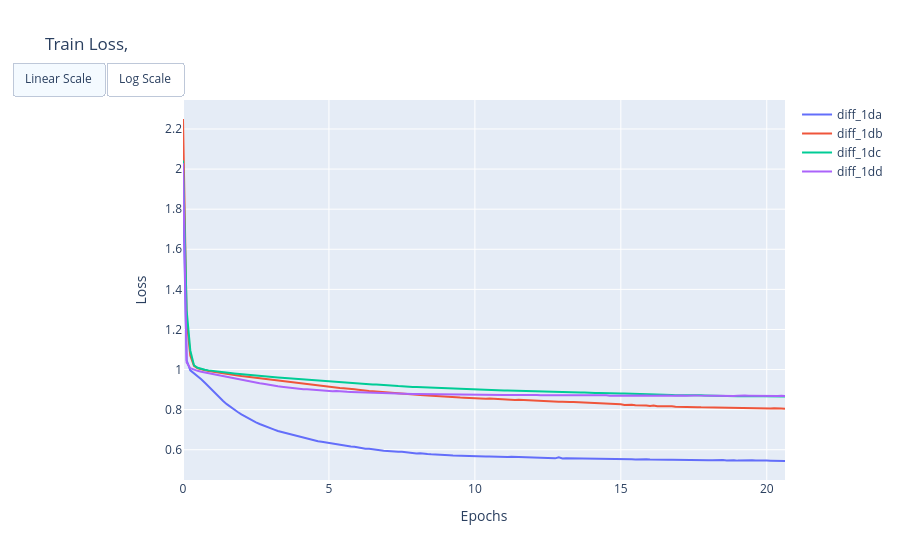

Source (notebook cell):
### Code cell
evals.plot_loss(run1d)

### Figure 1 — Plotly figure (JSON) as saved in the notebook; plotly's stock layout.template omitted (floating-point values rounded to 4 significant figures; data arrays with more than 128 entries replaced by an {"elided": "..."} marker saying what was removed)
{"data": [{"mode": "lines", "name": "diff_1da", "showlegend": true, "type": "scatter", "visible": true, "x": {"elided": "166 float values"}, "y": {"elided": "166 float values"}}, {"mode": "lines", "name": "diff_1db", "showlegend": true, "type": "scatter", "visible": true, "x": {"elided": "166 float values"}, "y": {"elided": "166 float values"}}, {"mode": "lines", "name": "diff_1dc", "showlegend": true, "type": "scatter", "visible": true, "x": {"elided": "166 float values"}, "y": {"elided": "166 float values"}}, {"mode": "lines", "name": "diff_1dd", "showlegend": true, "type": "scatter", "visible": true, "x": {"elided": "166 float values"}, "y": {"elided": "166 float values"}}], "layout": {"title": {"text": " Train Loss, "}, "updatemenus": [{"buttons": [{"args": [{"yaxis.type": "linear"}], "label": "Linear Scale", "method": "relayout"}, {"args": [{"yaxis.type": "log"}], "label": "Log Scale", "method": "relayout"}], "direction": "right", "showactive": true, "type": "buttons", "x": 0, "y": 1.1}], "xaxis": {"title": {"text": "Epochs"}}, "yaxis": {"title": {"text": " Loss"}}}}
